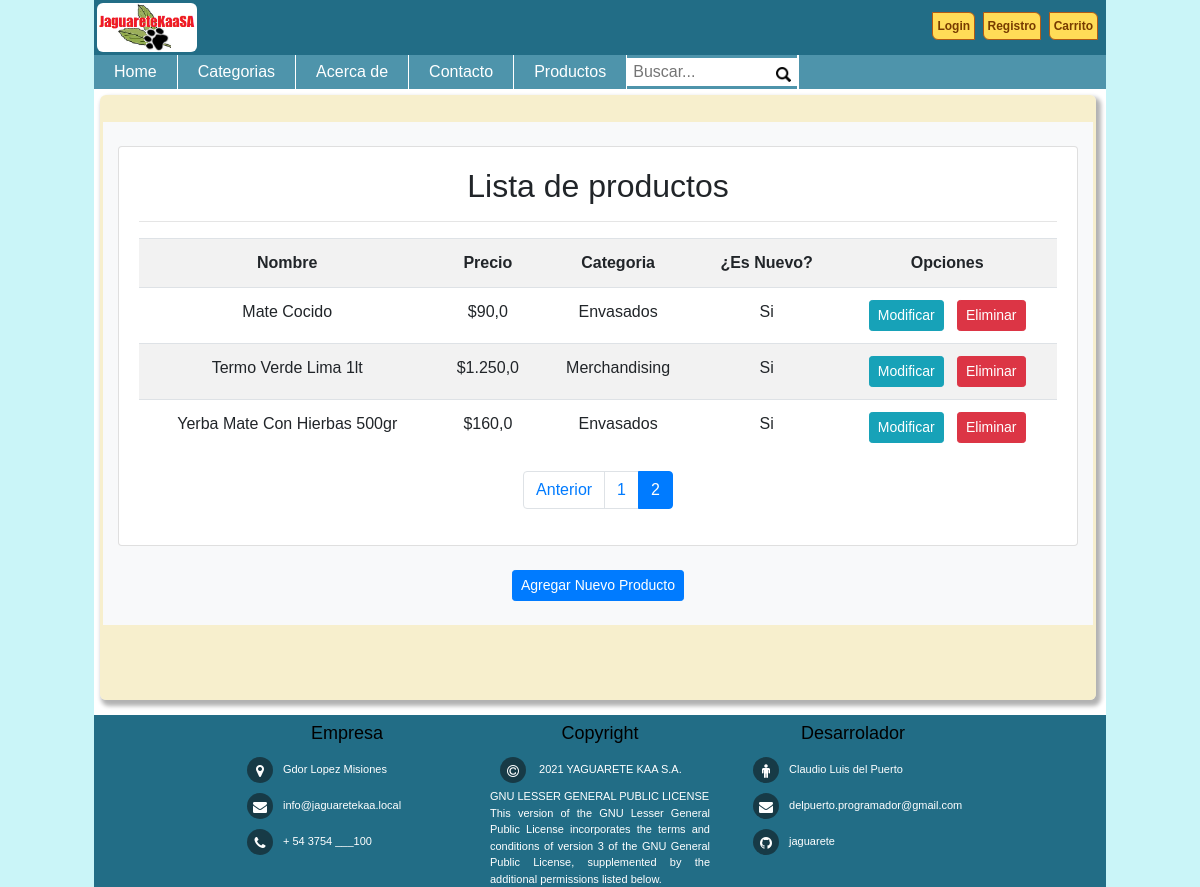
The page /listar_productos/?page=2 on the database its author committed.
### jaguareteAPP/models.py (models this page shows, shortened)
class Producto(models.Model):
    nombre      = models.CharField(max_length=50)
    precio      = models.FloatField(null=True)
    descripcion = models.TextField(null=True)
    nuevo       = models.BooleanField(default=False)
    categoria   = models.ForeignKey(Categoria, on_delete=models.PROTECT)
    imagen      = models.ImageField(upload_to="productos", null=True)

class Categoria(models.Model):
    nombre = models.CharField(max_length=50)
    def __str__(self):
        return self.nombre

### jaguareteAPP/views.py (the view)
# urls.py: path('listar_productos/', views.listar_productos, name="listar_productos"),
def listar_productos(request):
    productos = Producto.objects.all()
    page      = request.GET.get('page', 1)
    try:
        paginator = Paginator(productos, 3)
        productos = paginator.page(page)
    except:
        raise Http404
    data = {
        'entity': productos ,
        'paginator': paginator
    }
    return render(request,"producto/listar.html", data)

### jaguareteAPP/templates/producto/listar.html (shortened to what this page needs)
{% extends 'home/base.html' %}
{% block contenido %}
{% load crispy_forms_tags %}
{% load humanize %}
<br>
<div class="container bg-light">
    <br>
    <div class="card">
        <div class="card-body">
            <h2>Lista de productos</h2>
            <hr>
            <table class="table table-striped table-hover table-responsive-md">
                <tr>
                    <th>Nombre</th>
                    <th>Precio</th>
                    <th>Categoria</th>
                    <th>¿Es Nuevo?</th>
                    <th>Opciones</th>
                </tr>
                {% for p in entity %}
                    <tr>
                        <td>{{p.nombre | title}}</td>
                        <td>${{p.precio | intcomma}}</td>
                        <td>{{p.categoria}}</td>
                        <td>
                            {% if p.nuevo %}
                                Si
                            {% else %}
                                No
                            {% endif %}
                        </td>
                        <td>
                            <a href="{% url 'modificar_producto' p.id %}" class="btn btn-info btn-sm">Modificar</a>
                            <a href="{% url 'eliminar_producto' p.id %}" class="btn btn-danger btn-sm">Eliminar</a>
                        </td>
                    </tr>
                {% endfor %}
            </table>
            <div>
                {% include 'home/paginator.html' %}
            </div>
        </div>
    </div>
    <br>
    <center>
    <a href="{% url 'agregar_producto' %}" class="btn btn-primary btn-sm">Agregar Nuevo Producto</a>
    </center>
    <br>
</div>
<br>
<br>
<br>
{% endblock %}

### jaguareteAPP/static/css/estilo.css (style rules this page uses)
body { margin: 0 auto; font-family: sans-serif; background-color: rgb(202, 245, 248); max-width: 1012px; }
.bdyclss { margin: 0 auto; font-family: sans-serif; background-color: rgb(202, 245, 248); max-width: 1012px; }
.container { text-align: center; }

### rows shown on the page
Producto: nombre "Mate Cocido", precio "90,0", categoria "Envasados", nuevo "Si"
Producto: nombre "Termo Verde Lima 1lt", precio "1.250,0", categoria "Merchandising", nuevo "Si"
Producto: nombre "Yerba Mate Con Hierbas 500gr", precio "160,0", categoria "Envasados", nuevo "Si"

### other values the page prints
{{ page }} "1" "2"
